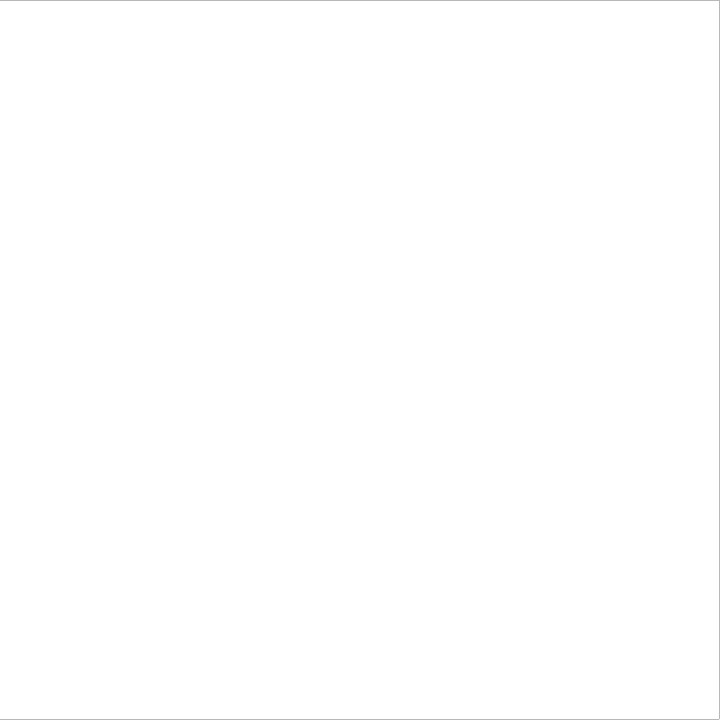
<?xml version="1.0" encoding="UTF-8"?>
<ui version="4.0">
 <class>MainWindow</class>
 <widget class="QMainWindow" name="MainWindow">
  <property name="windowModality">
   <enum>Qt::ApplicationModal</enum>
  </property>
  <property name="geometry">
   <rect>
    <x>0</x>
    <y>0</y>
    <width>720</width>
    <height>720</height>
   </rect>
  </property>
  <property name="minimumSize">
   <size>
    <width>720</width>
    <height>720</height>
   </size>
  </property>
  <property name="maximumSize">
   <size>
    <width>720</width>
    <height>720</height>
   </size>
  </property>
  <property name="cursor">
   <cursorShape>SizeVerCursor</cursorShape>
  </property>
  <property name="windowTitle">
   <string>MainWindow</string>
  </property>
  <property name="styleSheet">
   <string notr="true"/>
  </property>
  <widget class="QWidget" name="centralwidget">
   <property name="toolTipDuration">
    <number>7</number>
   </property>
   <property name="styleSheet">
    <string notr="true"/>
   </property>
   <widget class="QGraphicsView" name="graphicsView">
    <property name="geometry">
     <rect>
      <x>-3</x>
      <y>0</y>
      <width>723</width>
      <height>720</height>
     </rect>
    </property>
    <property name="styleSheet">
     <string notr="true">background-image: url(C:/Users/Will/OneDrive - Middlesex University/Inventions/fanatec wheel/wheel rev 3/wheelDashboard/dashBackground.png); background-repeat: no-repeat; background-position: center;</string>
    </property>
   </widget>
   <widget class="QLabel" name="speedLabel">
    <property name="geometry">
     <rect>
      <x>360</x>
      <y>312</y>
      <width>151</width>
      <height>61</height>
     </rect>
    </property>
    <property name="font">
     <font>
      <family>Arial</family>
      <pointsize>36</pointsize>
     </font>
    </property>
    <property name="cursor">
     <cursorShape>ArrowCursor</cursorShape>
    </property>
    <property name="styleSheet">
     <string notr="true">color:rgb(255,255,255)</string>
    </property>
    <property name="frameShape">
     <enum>QFrame::NoFrame</enum>
    </property>
    <property name="midLineWidth">
     <number>-1</number>
    </property>
    <property name="text">
     <string>0</string>
    </property>
    <property name="alignment">
     <set>Qt::AlignCenter</set>
    </property>
   </widget>
   <widget class="QLabel" name="gearLabel">
    <property name="geometry">
     <rect>
      <x>283</x>
      <y>98</y>
      <width>181</width>
      <height>191</height>
     </rect>
    </property>
    <property name="font">
     <font>
      <family>Arial</family>
      <pointsize>140</pointsize>
      <weight>75</weight>
      <bold>true</bold>
     </font>
    </property>
    <property name="styleSheet">
     <string notr="true">color:rgb(255,255,255)
</string>
    </property>
    <property name="text">
     <string>N</string>
    </property>
    <property name="alignment">
     <set>Qt::AlignCenter</set>
    </property>
   </widget>
   <widget class="QLabel" name="fuelLabel">
    <property name="geometry">
     <rect>
      <x>520</x>
      <y>312</y>
      <width>181</width>
      <height>61</height>
     </rect>
    </property>
    <property name="font">
     <font>
      <family>Arial</family>
      <pointsize>36</pointsize>
     </font>
    </property>
    <property name="styleSheet">
     <string notr="true">color:rgb(255,255,255)</string>
    </property>
    <property name="text">
     <string>0</string>
    </property>
    <property name="alignment">
     <set>Qt::AlignCenter</set>
    </property>
   </widget>
   <widget class="QLabel" name="brakeBLabel">
    <property name="geometry">
     <rect>
      <x>576</x>
      <y>400</y>
      <width>121</width>
      <height>61</height>
     </rect>
    </property>
    <property name="font">
     <font>
      <family>Arial</family>
      <pointsize>36</pointsize>
     </font>
    </property>
    <property name="styleSheet">
     <string notr="true">color:rgb(255,255,255)
</string>
    </property>
    <property name="text">
     <string>60</string>
    </property>
    <property name="alignment">
     <set>Qt::AlignCenter</set>
    </property>
   </widget>
   <widget class="QLabel" name="deltaLabel">
    <property name="geometry">
     <rect>
      <x>470</x>
      <y>210</y>
      <width>221</width>
      <height>61</height>
     </rect>
    </property>
    <property name="font">
     <font>
      <family>Arial</family>
      <pointsize>36</pointsize>
     </font>
    </property>
    <property name="styleSheet">
     <string notr="true">color:rgb(255,255,255)</string>
    </property>
    <property name="text">
     <string>+0:00</string>
    </property>
    <property name="alignment">
     <set>Qt::AlignCenter</set>
    </property>
   </widget>
   <widget class="QLabel" name="LaptimeLabel">
    <property name="geometry">
     <rect>
      <x>470</x>
      <y>120</y>
      <width>231</width>
      <height>61</height>
     </rect>
    </property>
    <property name="font">
     <font>
      <family>Arial</family>
      <pointsize>36</pointsize>
     </font>
    </property>
    <property name="styleSheet">
     <string notr="true">color:rgb(255,255,255)</string>
    </property>
    <property name="text">
     <string>00:00</string>
    </property>
    <property name="alignment">
     <set>Qt::AlignCenter</set>
    </property>
   </widget>
   <widget class="QLabel" name="TC1Label">
    <property name="geometry">
     <rect>
      <x>15</x>
      <y>310</y>
      <width>73</width>
      <height>61</height>
     </rect>
    </property>
    <property name="font">
     <font>
      <family>Arial</family>
      <pointsize>36</pointsize>
     </font>
    </property>
    <property name="styleSheet">
     <string notr="true">color:rgb(255,255,255)</string>
    </property>
    <property name="text">
     <string>1</string>
    </property>
    <property name="alignment">
     <set>Qt::AlignCenter</set>
    </property>
   </widget>
   <widget class="QLabel" name="TC2Label">
    <property name="geometry">
     <rect>
      <x>101</x>
      <y>310</y>
      <width>73</width>
      <height>61</height>
     </rect>
    </property>
    <property name="font">
     <font>
      <family>Arial</family>
      <pointsize>36</pointsize>
     </font>
    </property>
    <property name="styleSheet">
     <string notr="true">color:rgb(255,255,255)</string>
    </property>
    <property name="text">
     <string>1</string>
    </property>
    <property name="alignment">
     <set>Qt::AlignCenter</set>
    </property>
   </widget>
   <widget class="QLabel" name="PFuelLabel">
    <property name="geometry">
     <rect>
      <x>15</x>
      <y>220</y>
      <width>127</width>
      <height>60</height>
     </rect>
    </property>
    <property name="font">
     <font>
      <family>Arial</family>
      <pointsize>36</pointsize>
     </font>
    </property>
    <property name="styleSheet">
     <string notr="true">color:rgb(255,255,255)</string>
    </property>
    <property name="text">
     <string>10</string>
    </property>
    <property name="alignment">
     <set>Qt::AlignCenter</set>
    </property>
    <property name="margin">
     <number>0</number>
    </property>
   </widget>
   <widget class="Line" name="revCounter">
    <property name="geometry">
     <rect>
      <x>110</x>
      <y>26</y>
      <width>100</width>
      <height>71</height>
     </rect>
    </property>
    <property name="sizePolicy">
     <sizepolicy hsizetype="Minimum" vsizetype="Fixed">
      <horstretch>0</horstretch>
      <verstretch>0</verstretch>
     </sizepolicy>
    </property>
    <property name="styleSheet">
     <string notr="true">color:rgb(255,255,255)</string>
    </property>
    <property name="frameShadow">
     <enum>QFrame::Plain</enum>
    </property>
    <property name="lineWidth">
     <number>57</number>
    </property>
    <property name="orientation">
     <enum>Qt::Horizontal</enum>
    </property>
   </widget>
  </widget>
 </widget>
 <resources/>
 <connections/>
</ui>
